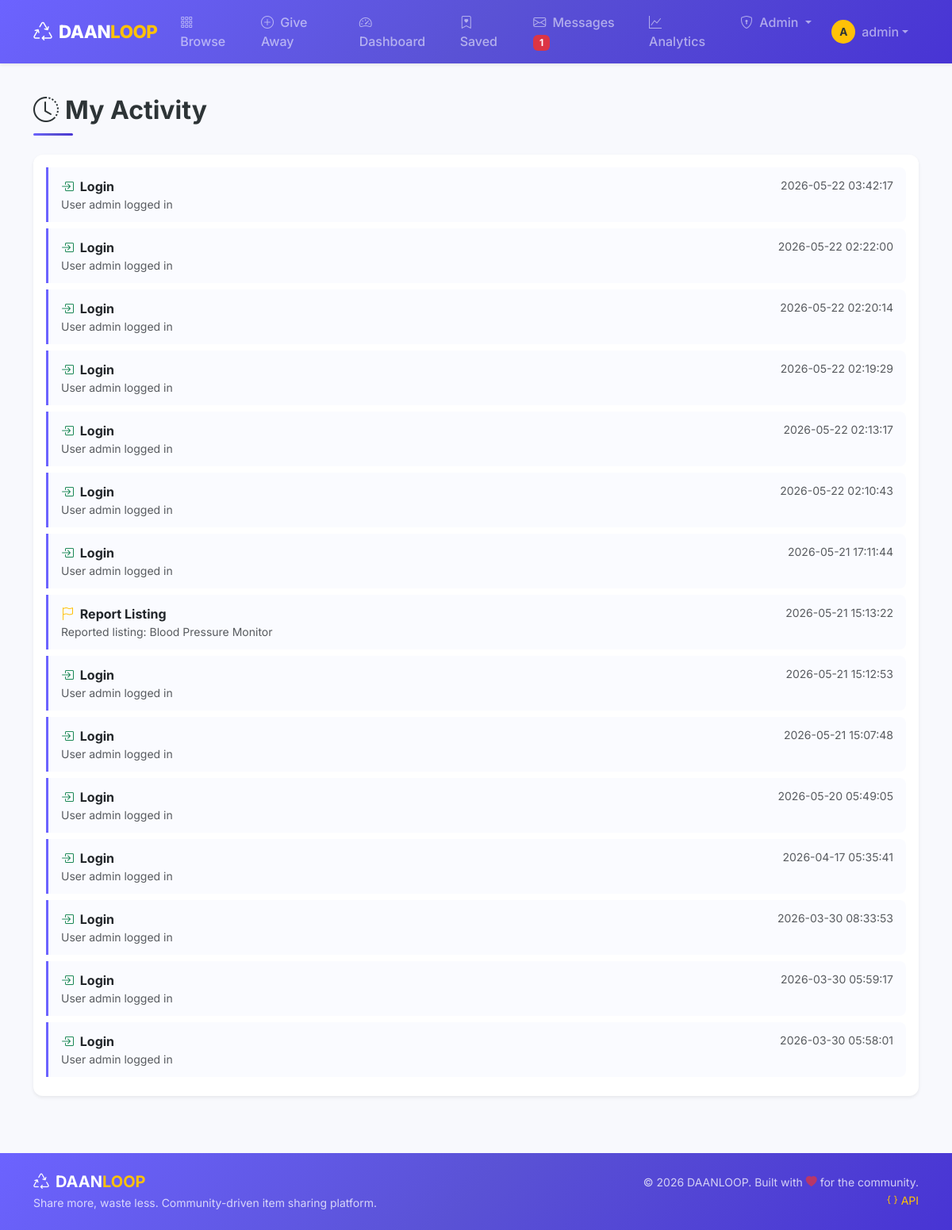
Page /activity (signed in) on the committed database.
### tables this page shows
CREATE TABLE activity_logs (
            id INTEGER PRIMARY KEY AUTOINCREMENT,
            user_id INTEGER NOT NULL,
            action TEXT NOT NULL,
            details TEXT DEFAULT '',
            timestamp TIMESTAMP DEFAULT CURRENT_TIMESTAMP,
            FOREIGN KEY (user_id) REFERENCES users(id)
        );

### sprint2/activity_logs.py (the view)
@activity_bp.route('/activity')
@login_required
def my_activity():
    logs = get_user_activity(session['user_id'], limit=50)
    return render_template('sprint2/activity.html', logs=logs)

### database.py (called while the page is built)
def get_db():
    db = sqlite3.connect(Config.DATABASE)
    db.row_factory = sqlite3.Row
    db.execute("PRAGMA foreign_keys = ON")
    return db

### models/activity_model.py (called while the page is built)
def get_user_activity(user_id, limit=20):
    db = get_db()
    rows = db.execute(
        'SELECT * FROM activity_logs WHERE user_id = ? ORDER BY timestamp DESC LIMIT ?',
        (user_id, limit)
    ).fetchall()
    close_db(db)
    return rows

### models/message_model.py (called while the page is built)
def count_unread(user_id):
    db = get_db()
    result = db.execute(
        "SELECT COUNT(*) as cnt FROM messages WHERE receiver_id = ? AND is_read = 0",
        (user_id,)
    ).fetchone()
    close_db(db)
    return result['cnt']

### utils/security.py (called while the page is built)
def login_required(f):
    @wraps(f)
    def decorated_function(*args, **kwargs):
        if 'user_id' not in session:
            flash('Please login to access this page.', 'warning')
            return redirect(url_for('sprint1_auth.login'))
        return f(*args, **kwargs)
    return decorated_function

### templates/sprint2/activity.html (shortened to what this page needs)
{% extends "base.html" %}
{% block content %}
<h2 class="section-title mb-4">
    <i class="bi bi-clock-history me-2"></i>My Activity
</h2>
{% if logs %}
<div class="card shadow-sm">
    <div class="card-body">
        {% for log in logs %}
        <div class="activity-item">
            <div class="d-flex justify-content-between align-items-start">
                <div>
                    <strong>
                        {% if log.action == 'login' %}
                        <i class="bi bi-box-arrow-in-right text-success me-1"></i>
                        {% elif log.action == 'create_listing' %}
                        <i class="bi bi-plus-circle text-primary me-1"></i>
                        {% elif log.action == 'delete_listing' %}
                        <i class="bi bi-trash text-danger me-1"></i>
                        {% elif log.action == 'report_listing' %}
                        <i class="bi bi-flag text-warning me-1"></i>
                        {% else %}
                        <i class="bi bi-activity text-info me-1"></i>
                        {% endif %}
                        {{ log.action|replace('_', ' ')|title }}
                    </strong>
                    {% if log.details %}
                    <p class="mb-0 text-muted small">{{ log.details }}</p>
                    {% endif %}
                </div>
                <small class="text-muted">{{ log.timestamp }}</small>
            </div>
        </div>
        {% endfor %}
    </div>
</div>
{% else %}
<div class="text-center py-5">
    <i class="bi bi-clock-history display-1 text-muted"></i>
    <h4 class="text-muted mt-3">No activity yet</h4>
</div>
{% endif %}
{% endblock %}

### static/css/style.css (style rules this page uses)
:root { --primary: #6C63FF; --primary-dark: #5A52D5; --secondary: #FF6B6B; --accent: #FFC107; --success: #2ECC71; --dark: #2D3436; --light-bg: #F8F9FD; --card-shadow: 0 4px 15px rgba(108, 99, 255, 0.1); --card-hover-shadow: 0 8px 25px rgba(108, 99, 255, 0.2); --gradient-primary: linear-gradient(135deg, #6C63FF 0%, #5A52D5 50%, #4834D4 100%); --gradient-hero: linear-gradient(135deg, #6C63FF 0%, #A855F7 50%, #EC4899 100%); --gradient-warm: linear-gradient(135deg, #FF6B6B 0%, #FF8E53 100%); --gradient-cool: linear-gradient(135deg, #667EEA 0%, #764BA2 100%); --border-radius: 12px; }
body { font-family: 'Inter', -apple-system, BlinkMacSystemFont, sans-serif; background-color: var(--light-bg); color: var(--dark); min-height: 100vh; display: flex; flex-direction: column; }
.card { border: none; border-radius: var(--border-radius); box-shadow: var(--card-shadow); transition: all 0.3s ease; overflow: hidden; }
.activity-item { border-left: 3px solid var(--primary); padding: 0.75rem 1rem; margin-bottom: 0.5rem; background: #FAFBFF; border-radius: 0 8px 8px 0; transition: background 0.2s; }
.section-title { font-weight: 700; position: relative; padding-bottom: 0.75rem; }
.section-title::after { content: ''; position: absolute; bottom: 0; left: 0; width: 50px; height: 3px; background: var(--gradient-primary); border-radius: 2px; }

### rows in the picture
activity_logs: action "Login", details "User admin logged in", timestamp "2026-05-22 03:42:17"
activity_logs: action "Login", details "User admin logged in", timestamp "2026-05-22 02:22:00"
activity_logs: action "Login", details "User admin logged in", timestamp "2026-05-22 02:20:14"
activity_logs: action "Login", details "User admin logged in", timestamp "2026-05-22 02:19:29"
activity_logs: action "Login", details "User admin logged in", timestamp "2026-05-22 02:13:17"
activity_logs: action "Login", details "User admin logged in", timestamp "2026-05-22 02:10:43"
activity_logs: action "Login", details "User admin logged in", timestamp "2026-05-21 17:11:44"
activity_logs: action "Report Listing", details "Reported listing: Blood Pressure Monitor", timestamp "2026-05-21 15:13:22"
activity_logs: action "Login", details "User admin logged in", timestamp "2026-05-21 15:12:53"
activity_logs: action "Login", details "User admin logged in", timestamp "2026-05-21 15:07:48"
activity_logs: action "Login", details "User admin logged in", timestamp "2026-05-20 05:49:05"
activity_logs: action "Login", details "User admin logged in", timestamp "2026-04-17 05:35:41"
activity_logs: action "Login", details "User admin logged in", timestamp "2026-03-30 08:33:53"
activity_logs: action "Login", details "User admin logged in", timestamp "2026-03-30 05:59:17"
activity_logs: action "Login", details "User admin logged in", timestamp "2026-03-30 05:58:01"

### other values in the picture
{{ unread_count }} "1"
{{ session.username[0]|upper }} "A"
{{ session.username }} "admin"
